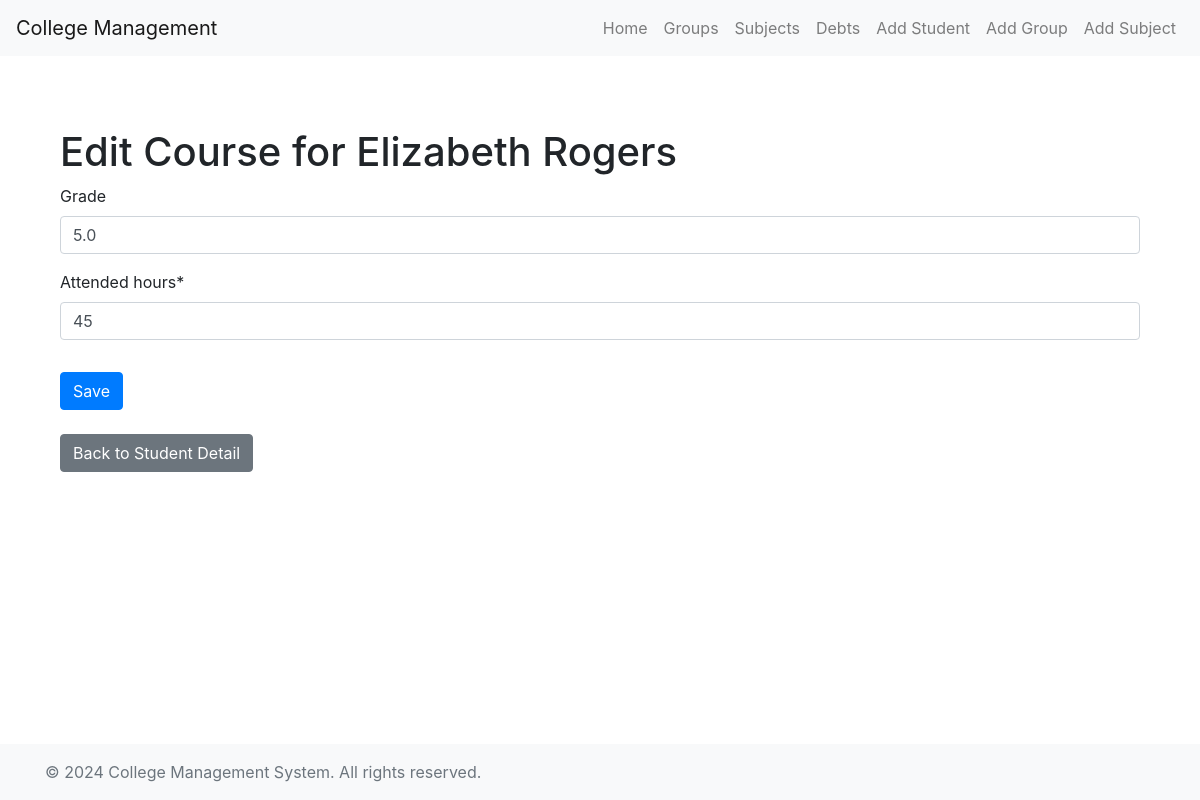
Screenshot of /students/students/18/edit_student_course/ with the database file from the repository.
### students/models.py (models this page shows, shortened)
class StudentCourse(models.Model):
    student = models.ForeignKey('Student', on_delete=models.CASCADE)
    course = models.ForeignKey(Course, on_delete=models.CASCADE)
    grade = models.FloatField(null=True, blank=True)
    attended_hours = models.PositiveIntegerField(default=0)
    has_debt = models.BooleanField(default=False)

class Student(models.Model):
    first_name = models.CharField(max_length=100)
    last_name = models.CharField(max_length=100)
    debts = models.TextField(blank=True)

### students/views.py (the view)
# urls.py: path('students/<int:pk>/edit_student_course/', views.edit_student_course, name='edit_student_course'),
def edit_student_course(request, pk):
    student_course = get_object_or_404(StudentCourse, pk=pk)
    if request.method == 'POST':
        form = StudentCourseForm(request.POST, instance=student_course)
        if form.is_valid():
            form.save()
            return redirect('student_detail', pk=student_course.student.pk)
    else:
        form = StudentCourseForm(instance=student_course)
    return render(request, 'students/edit_student_course.html', {'form': form, 'student_course': student_course})

### students/forms.py
class StudentCourseForm(forms.ModelForm):
    class Meta:
        model = StudentCourse
        fields = ['grade', 'attended_hours']

### students/templates/students/edit_student_course.html (shortened to what this page needs)
{% extends 'students/base.html' %}
{% load crispy_forms_tags %}
{% block content %}
<div class="container mt-4">
    <h1>Edit Course for {{ student_course.student.first_name }} {{ student_course.student.last_name }}</h1>
    <form method="post">
        {{ form|crispy }}
        <button type="submit" class="btn btn-primary mt-3">Save</button>
    </form>
    <a href="{% url 'student_detail' student_course.student.pk %}" class="btn btn-secondary mt-4">Back to Student Detail</a>
</div>
{% endblock %}

### students/templates/students/base.html (style rules this page uses)
html, body { height: 100%; }
body { display: flex; flex-direction: column; }
.container { flex: 1; }

### rows the page displays
StudentCourse: student.first_name "Elizabeth", student.last_name "Rogers", grade "5.0", attended_hours "45"
